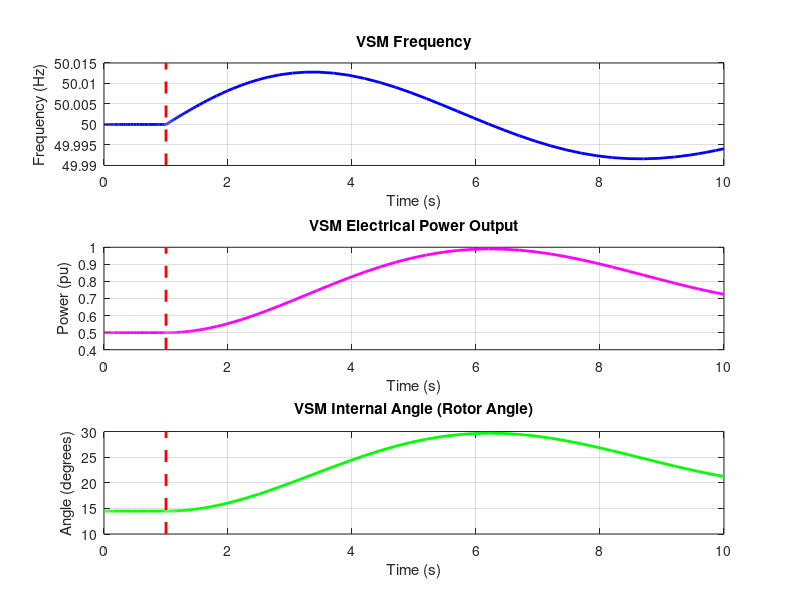

Source code (MATLAB):
function run_vsm_smib_simulation()
    % Main function to run a simulation of a Virtual Synchronous Machine (VSM)
    % connected to an infinite bus (Single Machine Infinite Bus - SMIB).
    % This model is based on the swing equation described in the provided papers
    % to highlight the VSM's inertial and damping characteristics.

    clear; clc; close all;

    % ========================================================================
    % 1. DEFINE SYSTEM PARAMETERS (Struct 'P')
    % ========================================================================
    P.f_nom = 50;      % Nominal grid frequency (Hz)
    P.w_nom = 2 * pi * P.f_nom;
    
    P.V_terminal = 1.0; % Per-unit voltage at inverter terminal
    P.V_grid = 1.0;     % Per-unit voltage of infinite bus
    
    % --- Transmission Line ---
    P.X_line = 0.5; % Per-unit impedance of the line connecting VSM to grid
    
    % --- Power Setpoints ---
    P.P_initial = 0.5; % Start at 0.5 pu power
    P.P_step = 0.3;    % Step up by 0.3 pu
    
    % --- VSM Control Parameters ---
    % These are the core VSM parameters from the swing equation
    P.J = 5.0;  % Virtual Inertia Constant (J or 2H in some notations)
    P.D = 0.8;  % Damping Coefficient
    
    % --- Simulation Event Times ---
    P.t_disturbance = 1.0; % Time of the power reference step
    t_span = [0 10.0];     % Simulate for 10 seconds to see oscillations
    
    disp('Running VSM (SMIB) INERTIAL RESPONSE simulation...');

    % ========================================================================
    % 2. SET UP AND RUN THE SIMULATION
    % ========================================================================
    % x = [delta, w_dev]
    % delta: the VSM's internal rotor angle (rad)
    % w_dev: the VSM's frequency deviation from nominal (rad/s)
    
    % Calculate initial steady-state angle for P_initial
    delta0 = asin(P.P_initial * P.X_line / (P.V_terminal * P.V_grid));
    x0 = [delta0; 0]; % Start at steady state: correct angle, zero freq deviation

    [t, x] = ode45(@(t,x) vsm_swing_equation(t, x, P), t_span, x0);

    % ========================================================================
    % 3. POST-PROCESS AND PLOT RESULTS
    % ========================================================================
    disp('Simulation finished. Processing results for plotting...');
    
    delta_rad = x(:,1);
    w_dev_rad_s = x(:,2);
    
    % Calculate other quantities for plotting
    frequency_hz = P.f_nom + w_dev_rad_s / (2*pi);
    electrical_power_pu = (P.V_terminal * P.V_grid / P.X_line) * sin(delta_rad);
    
    figure('Name', 'VSM Response to Power Step Command');
    
    % Plot Frequency
    subplot(3,1,1);
    plot(t, frequency_hz, 'b', 'LineWidth', 2);
    hold on;
    line([P.t_disturbance P.t_disturbance], ylim, 'Color', 'r', 'LineStyle', '--', 'LineWidth', 2);
    title('VSM Frequency');
    xlabel('Time (s)');
    ylabel('Frequency (Hz)');
    grid on;

    % Plot Power Output
    subplot(3,1,2);
    plot(t, electrical_power_pu, 'm', 'LineWidth', 2);
    hold on;
    line([P.t_disturbance P.t_disturbance], ylim, 'Color', 'r', 'LineStyle', '--', 'LineWidth', 2);
    title('VSM Electrical Power Output');
    xlabel('Time (s)');
    ylabel('Power (pu)');
    grid on;

    % Plot Rotor Angle
    subplot(3,1,3);
    plot(t, rad2deg(delta_rad), 'g', 'LineWidth', 2);
    hold on;
    line([P.t_disturbance P.t_disturbance], ylim, 'Color', 'r', 'LineStyle', '--', 'LineWidth', 2);
    title('VSM Internal Angle (Rotor Angle)');
    xlabel('Time (s)');
    ylabel('Angle (degrees)');
    grid on;
end

% ============================================================================
% THE DYNAMICS FUNCTION: VSM SWING EQUATION
% ============================================================================
function dxdt = vsm_swing_equation(t, x, P)
    % Unpack state vector
    delta = x(1);
    w_dev = x(2);

    % Determine the mechanical power reference based on time
    if t < P.t_disturbance
        P_mech = P.P_initial;
    else
        P_mech = P.P_initial + P.P_step;
    end
    
    % Calculate the electrical power based on the current angle
    % This is the standard power-angle curve equation
    P_elec = (P.V_terminal * P.V_grid / P.X_line) * sin(delta);
    
    % --- VSM Swing Equation ---
    % This is the core of the VSM, based on the models in the papers.
    % J * d(w_dev)/dt = P_mech - P_elec - D * w_dev
    
    dw_dev_dt = (1/P.J) * (P_mech - P_elec - P.D * w_dev);
    
    % The rate of change of the angle is the frequency deviation
    ddelta_dt = w_dev;

    dxdt = [ddelta_dt; dw_dev_dt];
end
